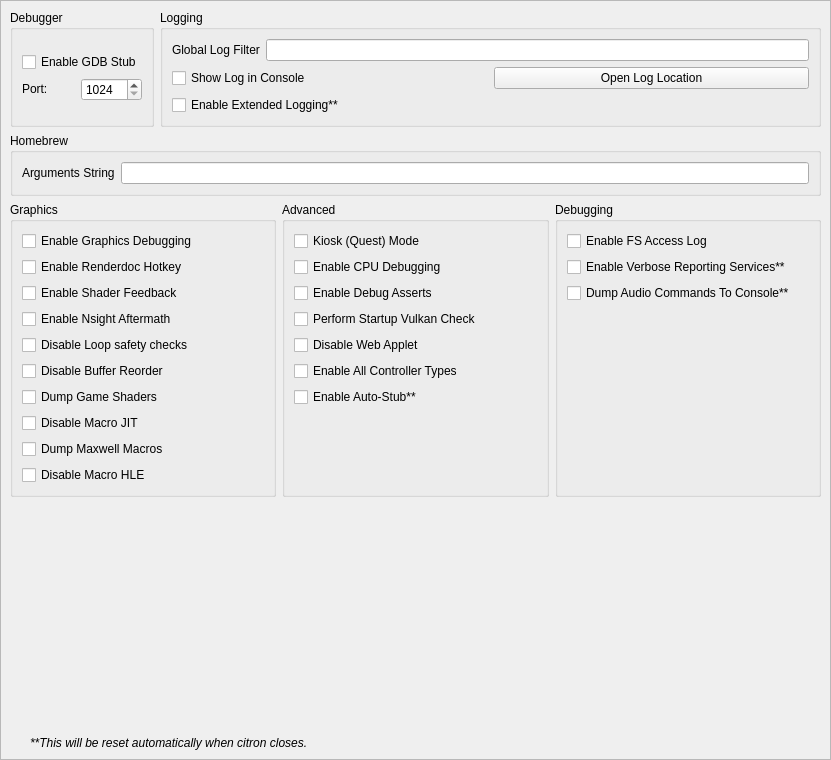
<?xml version="1.0" encoding="UTF-8"?>
<ui version="4.0">
 <class>ConfigureDebug</class>
 <widget class="QScrollArea" name="ConfigureDebug">
  <property name="geometry">
   <rect>
    <x>0</x>
    <y>0</y>
    <width>831</width>
    <height>760</height>
   </rect>
  </property>
  <property name="widgetResizable">
   <bool>true</bool>
  </property>
  <widget class="QWidget" name="widget">
   <property name="geometry">
    <rect>
     <x>0</x>
     <y>0</y>
     <width>842</width>
     <height>741</height>
    </rect>
   </property>
   <layout class="QVBoxLayout" name="verticalLayout_1">
    <item>
     <layout class="QHBoxLayout" name="horizontalLayout">
      <property name="topMargin">
       <number>0</number>
      </property>
      <item>
       <widget class="QGroupBox" name="groupBox">
        <property name="sizePolicy">
         <sizepolicy hsizetype="Preferred" vsizetype="Preferred">
          <horstretch>0</horstretch>
          <verstretch>0</verstretch>
         </sizepolicy>
        </property>
        <property name="title">
         <string>Debugger</string>
        </property>
        <property name="alignment">
         <set>Qt::AlignLeading|Qt::AlignLeft|Qt::AlignTop</set>
        </property>
        <property name="flat">
         <bool>false</bool>
        </property>
        <property name="checkable">
         <bool>false</bool>
        </property>
        <layout class="QVBoxLayout" name="verticalLayout_3">
         <item>
          <widget class="QWidget" name="debug_widget" native="true">
           <property name="sizePolicy">
            <sizepolicy hsizetype="Preferred" vsizetype="Maximum">
             <horstretch>0</horstretch>
             <verstretch>0</verstretch>
            </sizepolicy>
           </property>
           <layout class="QVBoxLayout" name="verticalLayout">
            <property name="sizeConstraint">
             <enum>QLayout::SetDefaultConstraint</enum>
            </property>
            <property name="leftMargin">
             <number>0</number>
            </property>
            <property name="topMargin">
             <number>0</number>
            </property>
            <property name="rightMargin">
             <number>0</number>
            </property>
            <property name="bottomMargin">
             <number>0</number>
            </property>
            <item>
             <widget class="QCheckBox" name="toggle_gdbstub">
              <property name="sizePolicy">
               <sizepolicy hsizetype="Maximum" vsizetype="Maximum">
                <horstretch>0</horstretch>
                <verstretch>0</verstretch>
               </sizepolicy>
              </property>
              <property name="text">
               <string>Enable GDB Stub</string>
              </property>
             </widget>
            </item>
            <item>
             <widget class="QWidget" name="horizontalWidget_3" native="true">
              <property name="sizePolicy">
               <sizepolicy hsizetype="Preferred" vsizetype="Maximum">
                <horstretch>0</horstretch>
                <verstretch>0</verstretch>
               </sizepolicy>
              </property>
              <layout class="QHBoxLayout" name="horizontalLayout_3">
               <property name="leftMargin">
                <number>0</number>
               </property>
               <property name="topMargin">
                <number>0</number>
               </property>
               <property name="rightMargin">
                <number>0</number>
               </property>
               <property name="bottomMargin">
                <number>0</number>
               </property>
               <item>
                <widget class="QLabel" name="label_11">
                 <property name="sizePolicy">
                  <sizepolicy hsizetype="Minimum" vsizetype="Maximum">
                   <horstretch>0</horstretch>
                   <verstretch>0</verstretch>
                  </sizepolicy>
                 </property>
                 <property name="text">
                  <string>Port:</string>
                 </property>
                </widget>
               </item>
               <item>
                <widget class="QSpinBox" name="gdbport_spinbox">
                 <property name="sizePolicy">
                  <sizepolicy hsizetype="Preferred" vsizetype="Maximum">
                   <horstretch>0</horstretch>
                   <verstretch>0</verstretch>
                  </sizepolicy>
                 </property>
                 <property name="minimum">
                  <number>1024</number>
                 </property>
                 <property name="maximum">
                  <number>65535</number>
                 </property>
                </widget>
               </item>
              </layout>
             </widget>
            </item>
           </layout>
          </widget>
         </item>
        </layout>
       </widget>
      </item>
      <item>
       <widget class="QGroupBox" name="groupBox_2">
        <property name="sizePolicy">
         <sizepolicy hsizetype="Expanding" vsizetype="Preferred">
          <horstretch>0</horstretch>
          <verstretch>0</verstretch>
         </sizepolicy>
        </property>
        <property name="title">
         <string>Logging</string>
        </property>
        <layout class="QGridLayout" name="gridLayout_1">
         <item row="1" column="1">
          <widget class="QPushButton" name="open_log_button">
           <property name="text">
            <string>Open Log Location</string>
           </property>
          </widget>
         </item>
         <item row="0" column="0" colspan="2">
          <widget class="QWidget" name="logging_widget" native="true">
           <property name="sizePolicy">
            <sizepolicy hsizetype="Preferred" vsizetype="Maximum">
             <horstretch>0</horstretch>
             <verstretch>0</verstretch>
            </sizepolicy>
           </property>
           <layout class="QHBoxLayout" name="horizontalLayout_1">
            <property name="leftMargin">
             <number>0</number>
            </property>
            <property name="topMargin">
             <number>0</number>
            </property>
            <property name="rightMargin">
             <number>0</number>
            </property>
            <property name="bottomMargin">
             <number>0</number>
            </property>
            <item>
             <widget class="QLabel" name="label_1">
              <property name="sizePolicy">
               <sizepolicy hsizetype="Preferred" vsizetype="Preferred">
                <horstretch>0</horstretch>
                <verstretch>0</verstretch>
               </sizepolicy>
              </property>
              <property name="text">
               <string>Global Log Filter</string>
              </property>
             </widget>
            </item>
            <item>
             <widget class="QLineEdit" name="log_filter_edit"/>
            </item>
           </layout>
          </widget>
         </item>
         <item row="2" column="0">
          <widget class="QCheckBox" name="extended_logging">
           <property name="enabled">
            <bool>true</bool>
           </property>
           <property name="toolTip">
            <string>When checked, the max size of the log increases from 100 MB to 1 GB</string>
           </property>
           <property name="text">
            <string>Enable Extended Logging**</string>
           </property>
          </widget>
         </item>
         <item row="1" column="0">
          <widget class="QCheckBox" name="toggle_console">
           <property name="text">
            <string>Show Log in Console</string>
           </property>
          </widget>
         </item>
        </layout>
       </widget>
      </item>
     </layout>
    </item>
    <item>
     <widget class="QGroupBox" name="groupBox_3">
      <property name="title">
       <string>Homebrew</string>
      </property>
      <layout class="QVBoxLayout" name="verticalLayout_5">
       <item>
        <layout class="QHBoxLayout" name="horizontalLayout_4">
         <item>
          <widget class="QLabel" name="label_3">
           <property name="text">
            <string>Arguments String</string>
           </property>
          </widget>
         </item>
         <item>
          <widget class="QLineEdit" name="homebrew_args_edit"/>
         </item>
        </layout>
       </item>
      </layout>
     </widget>
    </item>
    <item>
     <layout class="QHBoxLayout" name="horizontalLayout_2">
      <item>
       <widget class="QGroupBox" name="groupBox_4">
        <property name="title">
         <string>Graphics</string>
        </property>
        <layout class="QGridLayout" name="gridLayout_2">
         <item row="4" column="0">
          <widget class="QCheckBox" name="disable_loop_safety_checks">
           <property name="toolTip">
            <string>When checked, it executes shaders without loop logic changes</string>
           </property>
           <property name="text">
            <string>Disable Loop safety checks</string>
           </property>
          </widget>
         </item>
         <item row="8" column="0">
          <widget class="QCheckBox" name="dump_macros">
           <property name="enabled">
            <bool>true</bool>
           </property>
           <property name="toolTip">
            <string>When checked, it will dump all the macro programs of the GPU</string>
           </property>
           <property name="text">
            <string>Dump Maxwell Macros</string>
           </property>
          </widget>
         </item>
         <item row="3" column="0">
          <widget class="QCheckBox" name="enable_nsight_aftermath">
           <property name="toolTip">
            <string>When checked, it enables Nsight Aftermath crash dumps</string>
           </property>
           <property name="text">
            <string>Enable Nsight Aftermath</string>
           </property>
          </widget>
         </item>
         <item row="6" column="0">
          <widget class="QCheckBox" name="dump_shaders">
           <property name="enabled">
            <bool>true</bool>
           </property>
           <property name="toolTip">
            <string>When checked, it will dump all the original assembler shaders from the disk shader cache or game as found</string>
           </property>
           <property name="text">
            <string>Dump Game Shaders</string>
           </property>
          </widget>
         </item>
         <item row="1" column="0">
          <widget class="QCheckBox" name="enable_renderdoc_hotkey">
           <property name="text">
            <string>Enable Renderdoc Hotkey</string>
           </property>
          </widget>
         </item>
         <item row="7" column="0">
          <widget class="QCheckBox" name="disable_macro_jit">
           <property name="enabled">
            <bool>true</bool>
           </property>
           <property name="toolTip">
            <string>When checked, it disables the macro Just In Time compiler. Enabling this makes games run slower</string>
           </property>
           <property name="text">
            <string>Disable Macro JIT</string>
           </property>
          </widget>
         </item>
         <item row="9" column="0">
          <widget class="QCheckBox" name="disable_macro_hle">
           <property name="enabled">
            <bool>true</bool>
           </property>
           <property name="toolTip">
            <string>When checked, it disables the macro HLE functions. Enabling this makes games run slower</string>
           </property>
           <property name="text">
            <string>Disable Macro HLE</string>
           </property>
          </widget>
         </item>
         <item row="0" column="0">
          <widget class="QCheckBox" name="enable_graphics_debugging">
           <property name="enabled">
            <bool>true</bool>
           </property>
           <property name="toolTip">
            <string>When checked, the graphics API enters a slower debugging mode</string>
           </property>
           <property name="text">
            <string>Enable Graphics Debugging</string>
           </property>
          </widget>
         </item>
         <item row="10" column="0">
          <spacer name="verticalSpacer_5">
           <property name="orientation">
            <enum>Qt::Vertical</enum>
           </property>
           <property name="sizeType">
            <enum>QSizePolicy::Preferred</enum>
           </property>
           <property name="sizeHint" stdset="0">
            <size>
             <width>20</width>
             <height>0</height>
            </size>
           </property>
          </spacer>
         </item>
         <item row="2" column="0">
          <widget class="QCheckBox" name="enable_shader_feedback">
           <property name="toolTip">
            <string>When checked, citron will log statistics about the compiled pipeline cache</string>
           </property>
           <property name="text">
            <string>Enable Shader Feedback</string>
           </property>
          </widget>
         </item>
         <item row="5" column="0">
          <widget class="QCheckBox" name="disable_buffer_reorder">
           <property name="toolTip">
            <string>&lt;html&gt;&lt;head/&gt;&lt;body&gt;&lt;p&gt;When checked, disables reordering of mapped memory uploads which allows to associate uploads with specific draws. May reduce performance in some cases.&lt;/p&gt;&lt;/body&gt;&lt;/html&gt;</string>
           </property>
           <property name="text">
            <string>Disable Buffer Reorder</string>
           </property>
          </widget>
         </item>
        </layout>
       </widget>
      </item>
      <item>
       <widget class="QGroupBox" name="groupBox_6">
        <property name="title">
         <string>Advanced</string>
        </property>
        <layout class="QGridLayout" name="gridLayout_4">
         <item row="3" column="0">
          <widget class="QCheckBox" name="perform_vulkan_check">
           <property name="toolTip">
            <string>Enables citron to check for a working Vulkan environment when the program starts up. Disable this if this is causing issues with external programs seeing citron.</string>
           </property>
           <property name="text">
            <string>Perform Startup Vulkan Check</string>
           </property>
          </widget>
         </item>
         <item row="4" column="0">
          <widget class="QCheckBox" name="disable_web_applet">
           <property name="text">
            <string>Disable Web Applet</string>
           </property>
          </widget>
         </item>
         <item row="5" column="0">
          <widget class="QCheckBox" name="enable_all_controllers">
           <property name="text">
            <string>Enable All Controller Types</string>
           </property>
          </widget>
         </item>
         <item row="6" column="0">
          <widget class="QCheckBox" name="use_auto_stub">
           <property name="text">
            <string>Enable Auto-Stub**</string>
           </property>
          </widget>
         </item>
         <item row="0" column="0">
          <widget class="QCheckBox" name="quest_flag">
           <property name="text">
            <string>Kiosk (Quest) Mode</string>
           </property>
          </widget>
         </item>
         <item row="1" column="0">
          <widget class="QCheckBox" name="enable_cpu_debugging">
           <property name="text">
            <string>Enable CPU Debugging</string>
           </property>
          </widget>
         </item>
         <item row="2" column="0">
          <widget class="QCheckBox" name="use_debug_asserts">
           <property name="text">
            <string>Enable Debug Asserts</string>
           </property>
          </widget>
         </item>
         <item row="7" column="0">
          <spacer name="verticalSpacer_4">
           <property name="orientation">
            <enum>Qt::Vertical</enum>
           </property>
           <property name="sizeType">
            <enum>QSizePolicy::Expanding</enum>
           </property>
           <property name="sizeHint" stdset="0">
            <size>
             <width>20</width>
             <height>0</height>
            </size>
           </property>
          </spacer>
         </item>
        </layout>
       </widget>
      </item>
      <item>
       <widget class="QGroupBox" name="groupBox_5">
        <property name="title">
         <string>Debugging</string>
        </property>
        <layout class="QGridLayout" name="gridLayout_3">
         <item row="0" column="0">
          <widget class="QCheckBox" name="fs_access_log">
           <property name="text">
            <string>Enable FS Access Log</string>
           </property>
          </widget>
         </item>
         <item row="3" column="0">
          <widget class="QCheckBox" name="dump_audio_commands">
           <property name="toolTip">
            <string>Enable this to output the latest generated audio command list to the console. Only affects games using the audio renderer.</string>
           </property>
           <property name="text">
            <string>Dump Audio Commands To Console**</string>
           </property>
          </widget>
         </item>
         <item row="2" column="0">
          <widget class="QCheckBox" name="reporting_services">
           <property name="text">
            <string>Enable Verbose Reporting Services**</string>
           </property>
          </widget>
         </item>
         <item row="5" column="0">
          <spacer name="verticalSpacer_3">
           <property name="orientation">
            <enum>Qt::Vertical</enum>
           </property>
           <property name="sizeType">
            <enum>QSizePolicy::Expanding</enum>
           </property>
           <property name="sizeHint" stdset="0">
            <size>
             <width>20</width>
             <height>0</height>
            </size>
           </property>
          </spacer>
         </item>
        </layout>
       </widget>
      </item>
     </layout>
    </item>
    <item>
     <spacer name="verticalSpacer">
      <property name="orientation">
       <enum>Qt::Vertical</enum>
      </property>
      <property name="sizeHint" stdset="0">
       <size>
        <width>20</width>
        <height>0</height>
       </size>
      </property>
     </spacer>
    </item>
    <item>
     <widget class="QLabel" name="label_5">
      <property name="sizePolicy">
       <sizepolicy hsizetype="Expanding" vsizetype="Preferred">
        <horstretch>0</horstretch>
        <verstretch>0</verstretch>
       </sizepolicy>
      </property>
      <property name="font">
       <font>
        <italic>true</italic>
       </font>
      </property>
      <property name="text">
       <string>**This will be reset automatically when citron closes.</string>
      </property>
      <property name="indent">
       <number>20</number>
      </property>
     </widget>
    </item>
   </layout>
  </widget>
 </widget>
 <tabstops>
  <tabstop>log_filter_edit</tabstop>
  <tabstop>toggle_console</tabstop>
  <tabstop>extended_logging</tabstop>
  <tabstop>open_log_button</tabstop>
  <tabstop>homebrew_args_edit</tabstop>
  <tabstop>enable_graphics_debugging</tabstop>
  <tabstop>enable_shader_feedback</tabstop>
  <tabstop>enable_nsight_aftermath</tabstop>
  <tabstop>fs_access_log</tabstop>
  <tabstop>reporting_services</tabstop>
  <tabstop>quest_flag</tabstop>
  <tabstop>enable_cpu_debugging</tabstop>
  <tabstop>use_debug_asserts</tabstop>
 </tabstops>
 <resources/>
 <connections/>
</ui>
